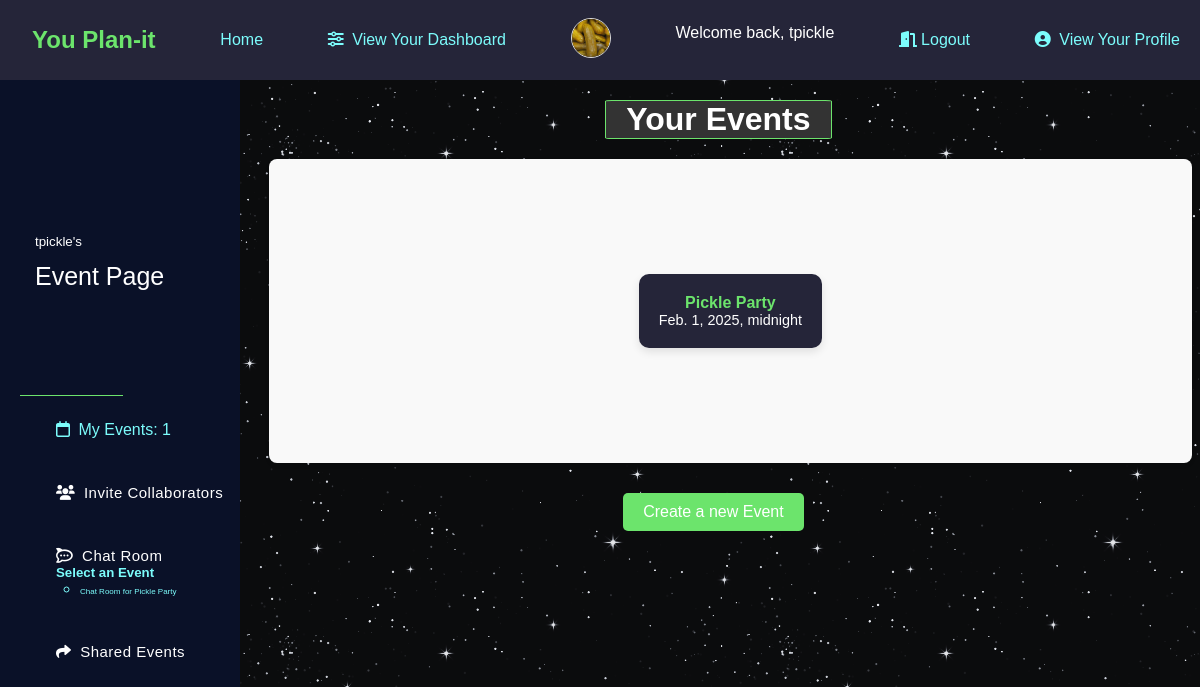
The app's page /dashboard/DjangoTester2025/events/ (signed in) with its own data.
### app/models.py (models this page shows, shortened)
class Profile(models.Model):
    user = models.OneToOneField(User, on_delete=models.CASCADE)
    image = models.ImageField(default='default.jpg', upload_to='profile_pics')
    bio = models.CharField(max_length=200, blank=True, null=True)

class Events(models.Model):
    name = models.CharField(max_length=200)
    description = models.CharField(max_length=500)
    event_image = models.ImageField(upload_to='event_images', blank=True, null=True)
    user = models.ForeignKey(User, on_delete=models.CASCADE, related_name='events')
    members = models.ManyToManyField(User, related_name='invitedusers')
    invitepending = models.ManyToManyField(User, related_name='pending')
    start_datetime = models.DateTimeField()
    end_datetime = models.DateTimeField()
    event_location = models.CharField(max_length=300, blank=True, null=True)
    address = models.CharField(max_length=500, blank=True, null=True)

### app/views.py (the view)
# urls.py: path("dashboard/<str:username>/events/", views.EventPage, name="event_page"),
@login_required
def EventPage(request, username):
    if request.user.is_authenticated:
        profile = Profile.objects.get(user=request.user)
        shared_events = Events.objects.filter(members=request.user).exclude(user=request.user)
        context = {
            'myevents': Events.objects.filter(user=request.user),
            'user': request.user,
            'profile': profile,
            'shared_events': shared_events
        }
    return render(request, 'eventform1.html', context)

### app/templates/eventform1.html
{% extends 'userdashboard.html' %}
{% block info %}
<h3 class="page-title">Your Events</h3>
<div class="event-list">
    {% if myevents.count != 0 %}
        <ul class="event-unordered-list">
            {% for e in myevents %}
                <li class="event-item">
                    <a href="{% url 'event_detail' username=e.user.username ename=e.name %}" class="event-link">
                        <div class="event-details">
                            <strong>{{ e.name }}</strong>
                            <span class="event-date">{{ e.start_datetime }}</span>
                        </div>
                    </a>
                </li>
            {% endfor %}
        </ul>
    {% else %}
        <p class="no-events-message">You have no events.</p>
    {% endif %}
</div>
<div class="create-event">
    <a href="{% url 'event_create' username=user.username %}" class="create-btn">
        <button class="btn-primary">Create a new Event</button>
    </a>
</div>
{% endblock %}

### app/templates/userdashboard.html (shortened to what this page needs)
{% extends 'base.html' %}
{% block content %}
<html class="user-dashboard">
    {% block sidebar %}
    <main class="main-wrap">
        <header class="main-head">
            <div class="main-nav">
                <nav class="navbar">
                    <div class="navbar-nav">
                        <div class="title">
                            <h3>
                                <span class="title-text"><span class="dashboard-username">{{ user.username }}'s</span><br>Event Page</span>
                            </h3>
                        </div>
                        <ul class="nav-list">
                            <li class="nav-list-item">
                                <a href="{% url 'event_page' username=user.username %}">
                                    <i class="fa-regular fa-calendar"></i>
                                    <span class="link-text">My Events: {{ myevents.count }}</span>
                                </a>
                            </li>
                            <li class="nav-list-item">
                                <a href="{% url 'invites' username=user.username %}" class="nav-link">
                                    <i class="fa-solid fa-users"></i>
                                    <span class="link-text">Invite Collaborators</span>
                                </a>
                            </li>
                            <li class="nav-list-item">
                                <a href="#" class="nav-link" data-toggle="dropdown">
                                    <i class="fa-brands fa-rocketchat"></i>
                                    <span class="link-text">Chat Room</span>
                                </a>
                                <div class="dropdown-menu">
                                    {% if myevents or shared_events %}
                                        <h5>Select an Event</h5>
                                        <ul>
                                            {% for event in myevents %}
                                                <li>
                                                    <a href="{% url 'chats' username=user.username event_id=event.id %}" class="event-chat-room-text">
                                                        Chat Room for {{ event.name }}
                                                    </a>
                                                </li>
                                            {% endfor %}
                                        </ul>
                                    {% else %}
                                        <p class="no-current-events">You have no events to chat about.</p>
                                    {% endif %}
                                </div>
                            </li>
                            <li class="nav-list-item">
                                <a href="{% url 'shared_events' username=user.username %}" class="nav-link">
                                    <i class="fa-solid fa-share"></i>
                                    <span class="link-text">Shared Events</span>
                                </a>
                            </li>
                        </ul>
                    </div>
                </nav>
            </div>
        </header>
    </main>
    {% endblock %}
    <section class="showcase">
        {% block info %}{% endblock %}
    </section>
{% endblock %}

### app/templates/base.html (shortened to what this page needs)
<!DOCTYPE html>
{% load static %}
<html lang="en">
  <head>
    <link rel="stylesheet" href="{% static "styling.css" %}"/>
    <link
      href="https://cdnjs.cloudflare.com/ajax/libs/font-awesome/6.0.0-beta3/css/all.min.css"
      rel="stylesheet"
    />
  </head>
  <body>
    <nav style="z-index:99;">
        <h1 class="color-header">&ensp;You Plan-it</h1>
      <a href="{% url 'home' %}">Home</a>
      {% if request.user.is_authenticated %}
      <span>
        <a href="{% url 'user_dashboard' username=request.user.username %}">
          <i class="fa-solid fa-sliders"></i> View Your Dashboard
        </a>
      </span>
      <div class="profile-image-container">
        <img src="{% if profile.image %}{{ profile.image.url }}{% else %}/media/profile_pics/default.jpg{% endif %}"
             alt="?"
             class="profile-image-base">
      </div>
      <p class="welcome-message">Welcome back, {{request.user.username}}</p>
      <a href="{% url 'logout' %}"><i class="fa-solid fa-door-open"></i>Logout</a>
      <span>
        <a href="{% url 'profile' username=request.user.username %}">
          <i class="fa-solid fa-user-circle"></i> View Your Profile
        </a>
      </span>
    {% else %}
      <p class="welcome-message" style="color: white; text-decoration: none;">You are not logged in</p>
      <span><a href="{% url 'login' %}"><i class="fa-solid fa-door-open"></i>Sign In</a></span>
    {% endif %}
    </nav>
    <div class="container-style" style="margin: 1vh;">
      {% block content %}{% endblock %}
    </div>
  </body>
</html>

### records on screen
Profile: image (picture)
Events: name "Pickle Party", start_datetime "Feb. 1, 2025, midnight"

### other values on screen
{{ request.user.username }} "tpickle"
{{ user.username }} "tpickle"
{{ myevents.count }} "1"
